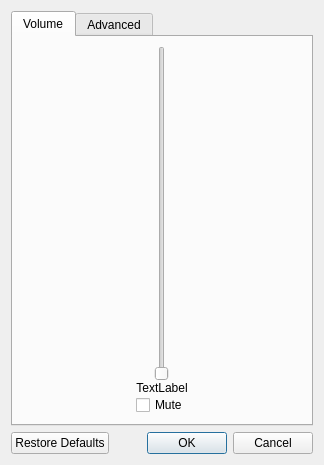
<?xml version="1.0" encoding="UTF-8"?>
<ui version="4.0">
 <class>MainDialog</class>
 <widget class="QDialog" name="MainDialog">
  <property name="geometry">
   <rect>
    <x>0</x>
    <y>0</y>
    <width>324</width>
    <height>465</height>
   </rect>
  </property>
  <property name="windowTitle">
   <string>Rosalie's Mupen GUI - Audio Plugin</string>
  </property>
  <layout class="QVBoxLayout" name="verticalLayout">
   <item>
    <widget class="QTabWidget" name="tabWidget">
     <property name="currentIndex">
      <number>0</number>
     </property>
     <widget class="QWidget" name="tab">
      <attribute name="title">
       <string>Volume</string>
      </attribute>
      <layout class="QVBoxLayout" name="verticalLayout_4">
       <item>
        <layout class="QHBoxLayout" name="horizontalLayout_5">
         <property name="spacing">
          <number>0</number>
         </property>
         <item>
          <spacer name="horizontalSpacer">
           <property name="orientation">
            <enum>Qt::Horizontal</enum>
           </property>
           <property name="sizeHint" stdset="0">
            <size>
             <width>40</width>
             <height>20</height>
            </size>
           </property>
          </spacer>
         </item>
         <item>
          <layout class="QVBoxLayout" name="verticalLayout_3">
           <item alignment="Qt::AlignHCenter">
            <widget class="QSlider" name="volumeSlider">
             <property name="maximum">
              <number>100</number>
             </property>
             <property name="orientation">
              <enum>Qt::Vertical</enum>
             </property>
            </widget>
           </item>
           <item>
            <widget class="QLabel" name="volumeLabel">
             <property name="layoutDirection">
              <enum>Qt::LeftToRight</enum>
             </property>
             <property name="text">
              <string>TextLabel</string>
             </property>
             <property name="alignment">
              <set>Qt::AlignCenter</set>
             </property>
            </widget>
           </item>
           <item>
            <widget class="QCheckBox" name="muteCheckBox">
             <property name="text">
              <string>Mute</string>
             </property>
            </widget>
           </item>
          </layout>
         </item>
         <item>
          <spacer name="horizontalSpacer_2">
           <property name="orientation">
            <enum>Qt::Horizontal</enum>
           </property>
           <property name="sizeHint" stdset="0">
            <size>
             <width>40</width>
             <height>20</height>
            </size>
           </property>
          </spacer>
         </item>
        </layout>
       </item>
      </layout>
     </widget>
     <widget class="QWidget" name="tab_2">
      <attribute name="title">
       <string>Advanced</string>
      </attribute>
      <layout class="QVBoxLayout" name="verticalLayout_2">
       <item>
        <layout class="QHBoxLayout" name="horizontalLayout">
         <item>
          <widget class="QLabel" name="label_2">
           <property name="text">
            <string>Default Frequency</string>
           </property>
          </widget>
         </item>
         <item>
          <widget class="QSpinBox" name="defaultFrequencySpinBox">
           <property name="minimum">
            <number>1</number>
           </property>
           <property name="maximum">
            <number>100000</number>
           </property>
           <property name="singleStep">
            <number>100</number>
           </property>
          </widget>
         </item>
        </layout>
       </item>
       <item>
        <layout class="QHBoxLayout" name="horizontalLayout_2">
         <item>
          <widget class="QLabel" name="label_3">
           <property name="text">
            <string>Primary Buffer Size</string>
           </property>
          </widget>
         </item>
         <item>
          <widget class="QSpinBox" name="primaryBufferSizeSpinBox">
           <property name="minimum">
            <number>1</number>
           </property>
           <property name="maximum">
            <number>100000</number>
           </property>
           <property name="singleStep">
            <number>100</number>
           </property>
          </widget>
         </item>
        </layout>
       </item>
       <item>
        <layout class="QHBoxLayout" name="horizontalLayout_3">
         <item>
          <widget class="QLabel" name="label_4">
           <property name="text">
            <string>Primary Buffer Target</string>
           </property>
          </widget>
         </item>
         <item>
          <widget class="QSpinBox" name="primaryBufferTargetSpinBox">
           <property name="minimum">
            <number>1</number>
           </property>
           <property name="maximum">
            <number>10000</number>
           </property>
           <property name="singleStep">
            <number>100</number>
           </property>
          </widget>
         </item>
        </layout>
       </item>
       <item>
        <layout class="QHBoxLayout" name="horizontalLayout_4">
         <item>
          <widget class="QLabel" name="label_5">
           <property name="text">
            <string>Secondary Buffer Size</string>
           </property>
          </widget>
         </item>
         <item>
          <widget class="QSpinBox" name="secondaryBufferSizeSpinBox">
           <property name="minimum">
            <number>1</number>
           </property>
           <property name="maximum">
            <number>1000</number>
           </property>
           <property name="singleStep">
            <number>100</number>
           </property>
          </widget>
         </item>
        </layout>
       </item>
       <item>
        <layout class="QHBoxLayout" name="horizontalLayout_6">
         <item>
          <widget class="QLabel" name="label">
           <property name="text">
            <string>Resampler</string>
           </property>
          </widget>
         </item>
         <item>
          <widget class="QComboBox" name="resamplerComboBox">
           <item>
            <property name="text">
             <string>trivial</string>
            </property>
           </item>
           <item>
            <property name="text">
             <string>speex-fixed-0</string>
            </property>
           </item>
           <item>
            <property name="text">
             <string>speex-fixed-1</string>
            </property>
           </item>
           <item>
            <property name="text">
             <string>speex-fixed-2</string>
            </property>
           </item>
           <item>
            <property name="text">
             <string>speex-fixed-3</string>
            </property>
           </item>
           <item>
            <property name="text">
             <string>speex-fixed-4</string>
            </property>
           </item>
           <item>
            <property name="text">
             <string>speex-fixed-5</string>
            </property>
           </item>
           <item>
            <property name="text">
             <string>speex-fixed-6</string>
            </property>
           </item>
           <item>
            <property name="text">
             <string>speex-fixed-7</string>
            </property>
           </item>
           <item>
            <property name="text">
             <string>speex-fixed-8</string>
            </property>
           </item>
           <item>
            <property name="text">
             <string>speex-fixed-9</string>
            </property>
           </item>
           <item>
            <property name="text">
             <string>speex-fixed-10</string>
            </property>
           </item>
           <item>
            <property name="text">
             <string>src-sinc-best-quality</string>
            </property>
           </item>
           <item>
            <property name="text">
             <string>src-sinc-medium-quality</string>
            </property>
           </item>
           <item>
            <property name="text">
             <string>src-sinc-fastest</string>
            </property>
           </item>
           <item>
            <property name="text">
             <string>src-zero-order-hold</string>
            </property>
           </item>
           <item>
            <property name="text">
             <string>src-linear</string>
            </property>
           </item>
          </widget>
         </item>
        </layout>
       </item>
       <item>
        <widget class="QCheckBox" name="swapChannelsCheckBox">
         <property name="text">
          <string>Swap Left And Right Channel</string>
         </property>
        </widget>
       </item>
       <item>
        <spacer name="verticalSpacer">
         <property name="orientation">
          <enum>Qt::Vertical</enum>
         </property>
         <property name="sizeHint" stdset="0">
          <size>
           <width>20</width>
           <height>40</height>
          </size>
         </property>
        </spacer>
       </item>
       <item>
        <layout class="QHBoxLayout" name="emulationInfoLayout">
         <item>
          <widget class="QLabel" name="infoIconLabel_0">
           <property name="sizePolicy">
            <sizepolicy hsizetype="Minimum" vsizetype="Minimum">
             <horstretch>0</horstretch>
             <verstretch>0</verstretch>
            </sizepolicy>
           </property>
           <property name="text">
            <string/>
           </property>
           <property name="pixmap">
            <pixmap>:/Resource/Info.ico</pixmap>
           </property>
           <property name="scaledContents">
            <bool>false</bool>
           </property>
          </widget>
         </item>
         <item>
          <widget class="QLabel" name="label_7">
           <property name="sizePolicy">
            <sizepolicy hsizetype="Expanding" vsizetype="Preferred">
             <horstretch>0</horstretch>
             <verstretch>0</verstretch>
            </sizepolicy>
           </property>
           <property name="text">
            <string>Changes will be applied on next emulation run</string>
           </property>
          </widget>
         </item>
        </layout>
       </item>
      </layout>
     </widget>
    </widget>
   </item>
   <item>
    <widget class="QDialogButtonBox" name="buttonBox">
     <property name="orientation">
      <enum>Qt::Horizontal</enum>
     </property>
     <property name="standardButtons">
      <set>QDialogButtonBox::Cancel|QDialogButtonBox::Ok|QDialogButtonBox::RestoreDefaults</set>
     </property>
    </widget>
   </item>
  </layout>
 </widget>
 <resources>
  <include location="UIResources.qrc"/>
 </resources>
 <connections>
  <connection>
   <sender>buttonBox</sender>
   <signal>accepted()</signal>
   <receiver>MainDialog</receiver>
   <slot>accept()</slot>
   <hints>
    <hint type="sourcelabel">
     <x>248</x>
     <y>254</y>
    </hint>
    <hint type="destinationlabel">
     <x>157</x>
     <y>274</y>
    </hint>
   </hints>
  </connection>
  <connection>
   <sender>buttonBox</sender>
   <signal>rejected()</signal>
   <receiver>MainDialog</receiver>
   <slot>reject()</slot>
   <hints>
    <hint type="sourcelabel">
     <x>316</x>
     <y>260</y>
    </hint>
    <hint type="destinationlabel">
     <x>286</x>
     <y>274</y>
    </hint>
   </hints>
  </connection>
 </connections>
</ui>
